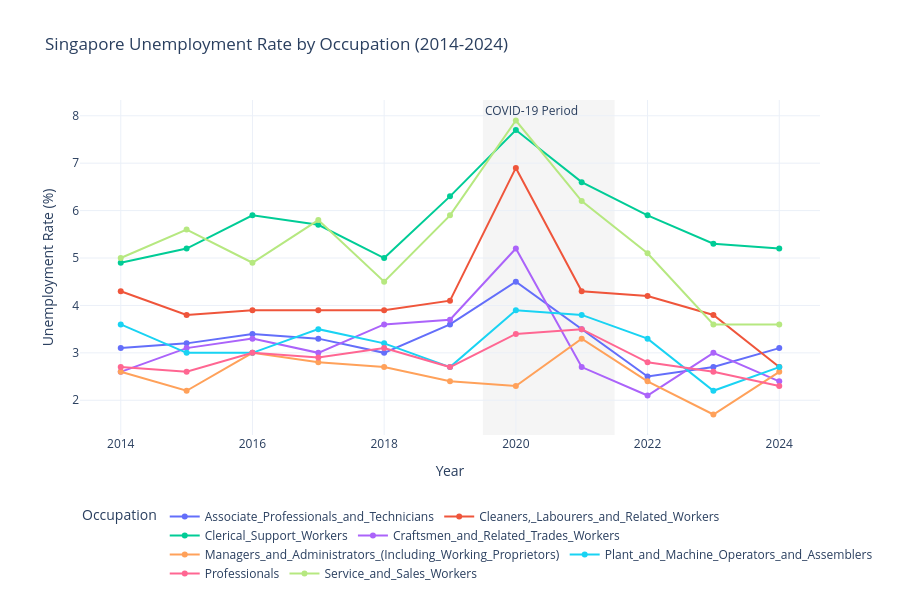

Here is the notebook cell this chart was saved with:
### Markdown cell above
# 8. Data Processing: Feature Engineering Pipeline

## Dataset Transformation for Machine Learning

This section implements the feature engineering pipeline outlined in our methodology. We transform raw unemployment data into structured datasets optimized for both regression and classification tasks.

### Key Processing Steps:
1. **Wide-to-Long Conversion**: Transform occupation columns to individual rows
2. **Target Variable Creation**: Generate next-year unemployment rates for supervised learning
3. **Feature Alignment**: Merge demographic indicators with occupation-specific data
4. **Temporal Ordering**: Ensure proper chronological sequence for time-series modeling

### Output Datasets:
- **Regression Dataset**: Continuous unemployment rate predictions (KNN model input)
- **Classification Dataset**: Binary increase/decrease labels (Logistic regression input)

Both datasets maintain identical feature structures to enable direct model comparison and ensemble approaches.

### Code cell
# Visualization of historical unemployment trends by occupation
import plotly.express as px
import pandas as pd

# Extract occupation-specific unemployment rates from master_df
rate_marker = 'unemployed_rate__occupation__'
rate_cols = [c for c in master_df.columns if rate_marker in c]

# Create long format data for time-series visualization
trend_data = []
for year in sorted(master_df['year_int'].unique()):
    year_row = master_df[master_df['year_int'] == year].iloc[0]
    for col in rate_cols:
        occupation = col.split(rate_marker)[-1]
        rate = year_row[col]
        trend_data.append({
            'Year': year,
            'Occupation': occupation,
            'Unemployment Rate (%)': rate
        })

trend_df = pd.DataFrame(trend_data)

# Create interactive time series visualization
fig = px.line(
    trend_df,
    x='Year',
    y='Unemployment Rate (%)',
    color='Occupation',
    title='Singapore Unemployment Rate by Occupation (2014-2024)',
    labels={'Year': 'Year', 'Unemployment Rate (%)': 'Unemployment Rate (%)'},
    markers=True,
    line_shape='linear',
    template='plotly_white'
)

# Enhance visual appearance and add reference lines
fig.update_layout(
    legend_title_text='Occupation',
    legend=dict(orientation='h', y=-0.2),
    hovermode='x unified',
    height=600,
    width=900
)

# Add recession/COVID shading
fig.add_vrect(
    x0=2019.5,
    x1=2021.5,
    fillcolor="rgba(220,220,220,0.3)",
    layer="below",
    line_width=0,
    annotation_text="COVID-19 Period",
    annotation_position="top left"
)

# Show the visualization
fig.show()

# Calculate and display volatility metrics
volatility = trend_df.groupby('Occupation')['Unemployment Rate (%)'].std().sort_values(ascending=False).reset_index()
volatility.columns = ['Occupation', 'Unemployment Rate Volatility (Standard Deviation)']
print("Occupation Unemployment Rate Volatility (2014-2024):")
display(volatility)

### Figure 1 — Plotly figure (JSON) as saved in the notebook; plotly's stock layout.template omitted (floating-point values rounded to 4 significant figures)
{"data": [{"hovertemplate": "Occupation=Associate_Professionals_and_Technicians<br>Year=%{x}<br>Unemployment Rate (%)=%{y}<extra></extra>", "legendgroup": "Associate_Professionals_and_Technicians", "line": {"color": "#636efa", "dash": "solid", "shape": "linear"}, "marker": {"symbol": "circle"}, "mode": "lines+markers", "name": "Associate_Professionals_and_Technicians", "orientation": "v", "showlegend": true, "type": "scatter", "x": [2014, 2015, 2016, 2017, 2018, 2019, 2020, 2021, 2022, 2023, 2024], "xaxis": "x", "y": [3.1, 3.2, 3.4, 3.3, 3.0, 3.6, 4.5, 3.5, 2.5, 2.7, 3.1], "yaxis": "y"}, {"hovertemplate": "Occupation=Cleaners,_Labourers_and_Related_Workers<br>Year=%{x}<br>Unemployment Rate (%)=%{y}<extra></extra>", "legendgroup": "Cleaners,_Labourers_and_Related_Workers", "line": {"color": "#EF553B", "dash": "solid", "shape": "linear"}, "marker": {"symbol": "circle"}, "mode": "lines+markers", "name": "Cleaners,_Labourers_and_Related_Workers", "orientation": "v", "showlegend": true, "type": "scatter", "x": [2014, 2015, 2016, 2017, 2018, 2019, 2020, 2021, 2022, 2023, 2024], "xaxis": "x", "y": [4.3, 3.8, 3.9, 3.9, 3.9, 4.1, 6.9, 4.3, 4.2, 3.8, 2.7], "yaxis": "y"}, {"hovertemplate": "Occupation=Clerical_Support_Workers<br>Year=%{x}<br>Unemployment Rate (%)=%{y}<extra></extra>", "legendgroup": "Clerical_Support_Workers", "line": {"color": "#00cc96", "dash": "solid", "shape": "linear"}, "marker": {"symbol": "circle"}, "mode": "lines+markers", "name": "Clerical_Support_Workers", "orientation": "v", "showlegend": true, "type": "scatter", "x": [2014, 2015, 2016, 2017, 2018, 2019, 2020, 2021, 2022, 2023, 2024], "xaxis": "x", "y": [4.9, 5.2, 5.9, 5.7, 5.0, 6.3, 7.7, 6.6, 5.9, 5.3, 5.2], "yaxis": "y"}, {"hovertemplate": "Occupation=Craftsmen_and_Related_Trades_Workers<br>Year=%{x}<br>Unemployment Rate (%)=%{y}<extra></extra>", "legendgroup": "Craftsmen_and_Related_Trades_Workers", "line": {"color": "#ab63fa", "dash": "solid", "shape": "linear"}, "marker": {"symbol": "circle"}, "mode": "lines+markers", "name": "Craftsmen_and_Related_Trades_Workers", "orientation": "v", "showlegend": true, "type": "scatter", "x": [2014, 2015, 2016, 2017, 2018, 2019, 2020, 2021, 2022, 2023, 2024], "xaxis": "x", "y": [2.6, 3.1, 3.3, 3.0, 3.6, 3.7, 5.2, 2.7, 2.1, 3.0, 2.4], "yaxis": "y"}, {"hovertemplate": "Occupation=Managers_and_Administrators_(Including_Working_Proprietors)<br>Year=%{x}<br>Unemployment Rate (%)=%{y}<extra></extra>", "legendgroup": "Managers_and_Administrators_(Including_Working_Proprietors)", "line": {"color": "#FFA15A", "dash": "solid", "shape": "linear"}, "marker": {"symbol": "circle"}, "mode": "lines+markers", "name": "Managers_and_Administrators_(Including_Working_Proprietors)", "orientation": "v", "showlegend": true, "type": "scatter", "x": [2014, 2015, 2016, 2017, 2018, 2019, 2020, 2021, 2022, 2023, 2024], "xaxis": "x", "y": [2.6, 2.2, 3.0, 2.8, 2.7, 2.4, 2.3, 3.3, 2.4, 1.7, 2.6], "yaxis": "y"}, {"hovertemplate": "Occupation=Plant_and_Machine_Operators_and_Assemblers<br>Year=%{x}<br>Unemployment Rate (%)=%{y}<extra></extra>", "legendgroup": "Plant_and_Machine_Operators_and_Assemblers", "line": {"color": "#19d3f3", "dash": "solid", "shape": "linear"}, "marker": {"symbol": "circle"}, "mode": "lines+markers", "name": "Plant_and_Machine_Operators_and_Assemblers", "orientation": "v", "showlegend": true, "type": "scatter", "x": [2014, 2015, 2016, 2017, 2018, 2019, 2020, 2021, 2022, 2023, 2024], "xaxis": "x", "y": [3.6, 3.0, 3.0, 3.5, 3.2, 2.7, 3.9, 3.8, 3.3, 2.2, 2.7], "yaxis": "y"}, {"hovertemplate": "Occupation=Professionals<br>Year=%{x}<br>Unemployment Rate (%)=%{y}<extra></extra>", "legendgroup": "Professionals", "line": {"color": "#FF6692", "dash": "solid", "shape": "linear"}, "marker": {"symbol": "circle"}, "mode": "lines+markers", "name": "Professionals", "orientation": "v", "showlegend": true, "type": "scatter", "x": [2014, 2015, 2016, 2017, 2018, 2019, 2020, 2021, 2022, 2023, 2024], "xaxis": "x", "y": [2.7, 2.6, 3.0, 2.9, 3.1, 2.7, 3.4, 3.5, 2.8, 2.6, 2.3], "yaxis": "y"}, {"hovertemplate": "Occupation=Service_and_Sales_Workers<br>Year=%{x}<br>Unemployment Rate (%)=%{y}<extra></extra>", "legendgroup": "Service_and_Sales_Workers", "line": {"color": "#B6E880", "dash": "solid", "shape": "linear"}, "marker": {"symbol": "circle"}, "mode": "lines+markers", "name": "Service_and_Sales_Workers", "orientation": "v", "showlegend": true, "type": "scatter", "x": [2014, 2015, 2016, 2017, 2018, 2019, 2020, 2021, 2022, 2023, 2024], "xaxis": "x", "y": [5.0, 5.6, 4.9, 5.8, 4.5, 5.9, 7.9, 6.2, 5.1, 3.6, 3.6], "yaxis": "y"}], "layout": {"annotations": [{"showarrow": false, "text": "COVID-19 Period", "x": 2020.0, "xanchor": "left", "xref": "x", "y": 1, "yanchor": "top", "yref": "y domain"}], "height": 600, "hovermode": "x unified", "legend": {"orientation": "h", "title": {"text": "Occupation"}, "tracegroupgap": 0, "y": -0.2}, "shapes": [{"fillcolor": "rgba(220,220,220,0.3)", "layer": "below", "line": {"width": 0}, "type": "rect", "x0": 2020.0, "x1": 2022.0, "xref": "x", "y0": 0, "y1": 1, "yref": "y domain"}], "title": {"text": "Singapore Unemployment Rate by Occupation (2014-2024)"}, "width": 900, "xaxis": {"anchor": "y", "domain": [0, 1], "title": {"text": "Year"}}, "yaxis": {"anchor": "x", "domain": [0, 1], "title": {"text": "Unemployment Rate (%)"}}}}
